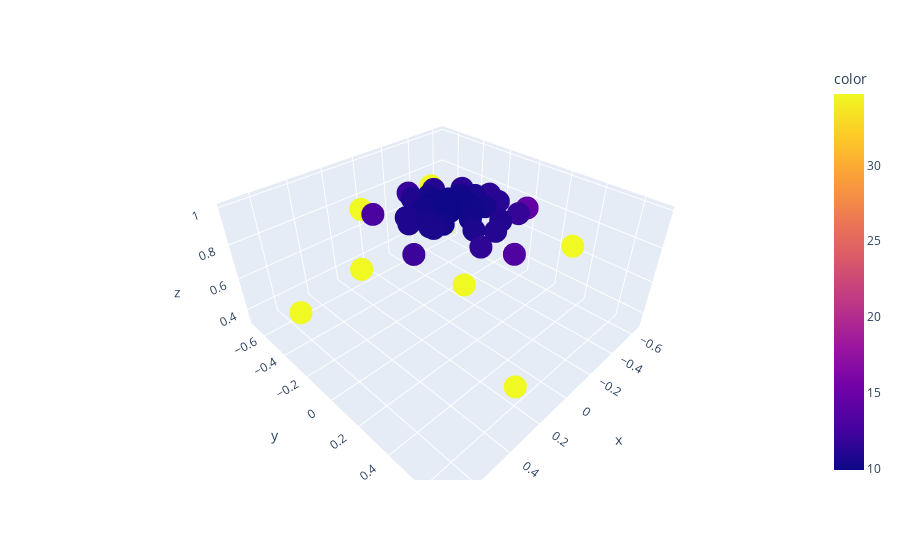
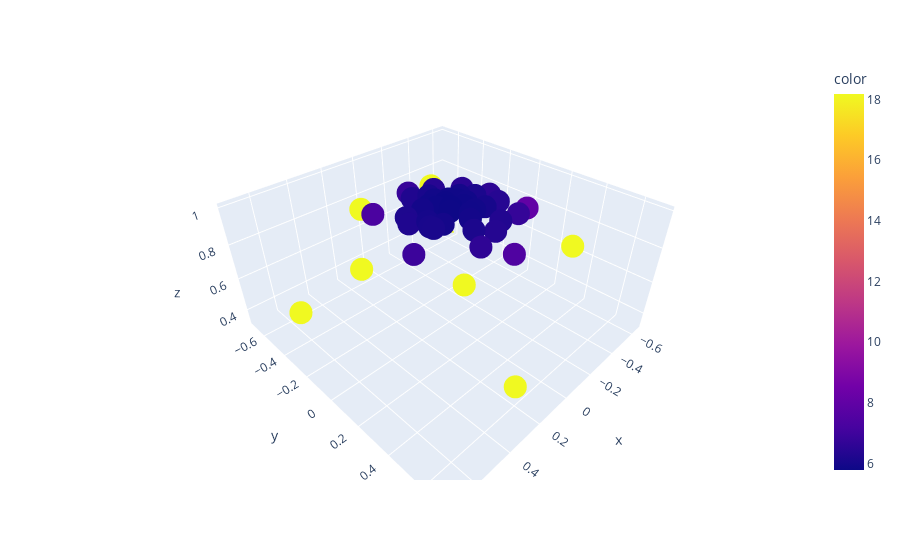
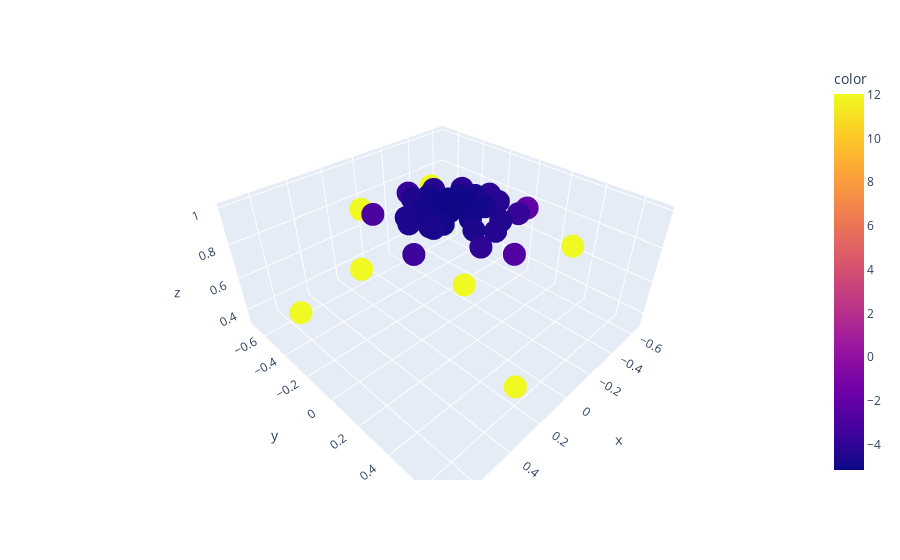

Here is the notebook cell these charts were saved with, in order:
### Code cell
device = torch.device('cpu')
eps=torch.finfo(torch.float32).eps
N = 50
ray_mask = torch.ones((1, N), device=device, dtype=bool)
roughness = torch.tensor(0.10)
normal = torch.tensor([0, 0, 1.0], device=device).reshape(1, 3)
viewdir = torch.tensor([0, 0, 1.0], device=device).reshape(1, 3)
# sampler = CosineLobeSampler(512)
sampler = GGXSampler(512)
L, basis, prob = sampler.sample(None, viewdir, normal, roughness, roughness, ray_mask)
H = normalize(L + normal)
indiv_num_samples = ray_mask.sum(dim=1, keepdim=True).expand(ray_mask.shape)[ray_mask]
ic(prob, indiv_num_samples)
mipval = -prob.clip(min=eps).log() - (indiv_num_samples).clip(min=eps).log()
# mipval = sampler.calculate_mipval(H, viewdir, normal, ray_mask, roughness, torch.eye(3).reshape(1, 3, 3))
ic(mipval)

w = 1024
h = 512
dw = (1-L[:, 2]**2).clip(min=eps).sqrt() * 2 * math.pi / w
dh = torch.ones_like(dw) * math.pi / h
saSample = mipval.reshape(-1)

# saTexel is the ratio to the solid angle subtended by one pixel of the 0th mipmap level
# num_pixels = self.bg_mat.numel() // 3
# saTexel = distortion / num_pixels
miplevel_w = ((saSample - torch.log(dw.clip(min=eps))) / math.log(2))
miplevel_h = ((saSample - torch.log(dh.clip(min=eps))) / math.log(2))

# distortion_w = 1/(1-u[:, 2]**2).clip(min=eps)
dw2 = (1-L[:, 2]**2).clip(min=eps).sqrt()
dh2 = torch.ones_like(dw2)

saTexel_w = dw2 / h / w
saTexel_h = dh2 / h / w
# saTexel is the ratio to the solid angle subtended by one pixel of the 0th mipmap level
# num_pixels = self.bg_mat.numel() // 3
# saTexel = distortion / num_pixels
miplevel_w2 = ((saSample - torch.log(saTexel_w.clip(min=eps))) / math.log(2))/2
miplevel_h2 = ((saSample - torch.log(saTexel_h.clip(min=eps))) / math.log(2))/2

# px.scatter_3d(x=L[:, 0], y=L[:, 1], z=L[:, 2], color=miplevel)
px.scatter_3d(x=L[:, 0], y=L[:, 1], z=L[:, 2], color=miplevel_h).show()
px.scatter_3d(x=L[:, 0], y=L[:, 1], z=L[:, 2], color=miplevel_h2).show()
px.scatter_3d(x=L[:, 0], y=L[:, 1], z=L[:, 2], color=mipval).show()
